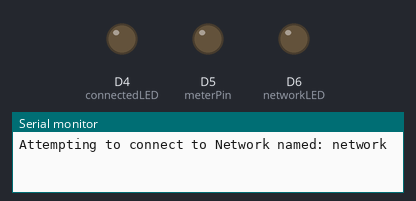
This sketch was run on a simulated Arduino MKR. On the bench: output pins drawn as LEDs (lit = HIGH), the last lines printed to the serial monitor. WiFi joins after 1.5 s; servers stay silent unless stated; uploads are accepted with an empty reply.

Above: at 0.1 s.
At 3.6 s:
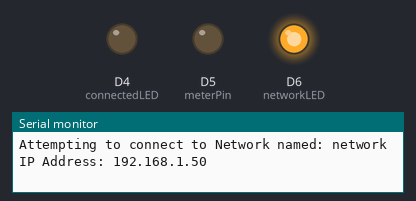
Timing chart, 0 to 5.1 s (numbered marks = the images above):
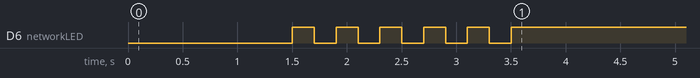

The sketch:

AQIWebClient.ino
```cpp
/*
  AirNow Web Client
  Context: Arduino, with WINC1500 module
*/
// include required libraries and config files

#include <WiFi101.h>
//#include <ESP8266WiFi.h>    // use this instead of WiFi101 for ESP8266 modules
#include <ArduinoHttpClient.h>
#include "config.h"

// declare I/O pin numbers and global variables:
const int networkLED = LED_BUILTIN; // indicates network connection
const int connectedLED = 4;         // indicates connection to server
const int meterPin = 5;             // controls voltmeter
const int meterMin = 0;             // minimum level for the meter
const int meterMax = 255;           // maximum level for the meter
const int AQIMax = 200;             // maximum level for air quality
const long requestInterval = 120000;// delay between updates to the server

WiFiClient netSocket;               // network socket to server
const char serverAddress[] = "www.airnowapi.org";  // server name
String route = "/aq/observation/latLong/current/"; // API route
long lastRequestTime = 0;           // last request time, in ms

void setup() {
  Serial.begin(9600);               // initialize serial communication
  pinMode(networkLED, OUTPUT);      // set network LED pin as output
  pinMode(connectedLED, OUTPUT);    // set connected LED pin
  pinMode(meterPin, OUTPUT);        // set voltmeter pin

  // while you're not connected to a WiFi AP,
  while ( WiFi.status() != WL_CONNECTED) {
    Serial.print("Attempting to connect to Network named: ");
    Serial.println(ssid);           // print the network name (SSID)
    WiFi.begin(ssid, password);     // try to connect
    blink(networkLED, 5);           // blink the network LED
  }

  // When you're connected, print out the device's network status:
  IPAddress ip = WiFi.localIP();
  Serial.print("IP Address: ");
  Serial.println(ip);
  //append the parameters and API key to the route:
  route += "?format=application/json&latitude=40.7296";
  route += "&longitude=-73.9936&date=2016-05-10T00-0000&distance=10";
  route += "&API_KEY=";
  route +=  APIKey;
}

void loop() {
  // make an HTTP request once every two minutes:
  if (millis() - lastRequestTime > requestInterval) {
    connectToServer();
  }
  // update the status LEDs:
  setLeds();
}

void connectToServer() {
  int AQI = -1;          // AQI value

  // make HTTP call:
  HttpClient http(netSocket, serverAddress); // make an HTTP client
  http.get(route);                           // make a GET request
  http.skipResponseHeaders();                // ignore the HTTP headers
  // while connected to the server:
  while (http.connected()) {
    setLeds();                       // update status LEDs
    if (http.available()) {          // if there's a response from the server,
      http.findUntil("PM2.5", "\n"); // parse response for "PM2.5"
      AQI = http.parseInt();         // read PM2.5 value from the response
      http.flush();                  // throw out the rest of the response
    }
  }
  if (AQI > -1) {                     // If you got an AQI value,
    Serial.print("PM2.5: ");          // print it out, and
    Serial.println(AQI);
    setMeter(AQI);                    //  set the meter
  }
  http.stop();                        // close the request
  lastRequestTime = millis();         // save the time of this HTTP call
}

void setMeter(int level) {
  // map the result to a range the meter can use:
  int meterSetting = map(level, 0, AQIMax, meterMin, meterMax);
  // set the meter:
  analogWrite(meterPin, meterSetting);
}

void setLeds() {
  // if the network is connected, turn on network LED:
  if (WiFi.status() == WL_CONNECTED) {
    digitalWrite(networkLED, HIGH);
  } else {
    digitalWrite(networkLED, LOW);
  }
  // if the TCP socket is connected, turn on connected LED:
  int connectedToServer = netSocket.connected();
  digitalWrite(connectedLED, connectedToServer);
}

void blink(int thisPin, int howManyTimes) {
  // Blink the LED:
  for (int blinks = 0; blinks < howManyTimes; blinks++) {
    digitalWrite(thisPin, HIGH);
    delay(200);
    digitalWrite(thisPin, LOW);
    delay(200);
  }
}
```

config.h
```cpp
char ssid[] = "network";      //  your network SSID (name)
char password[] = "password"; // your network password
String APIKey = "SOME_LONG_STRING";
```

Measured:
- by itself, D6 (networkLED): alternates HIGH for 0.20 s and LOW for 0.20 s, 10 changes in all, then stays HIGH
